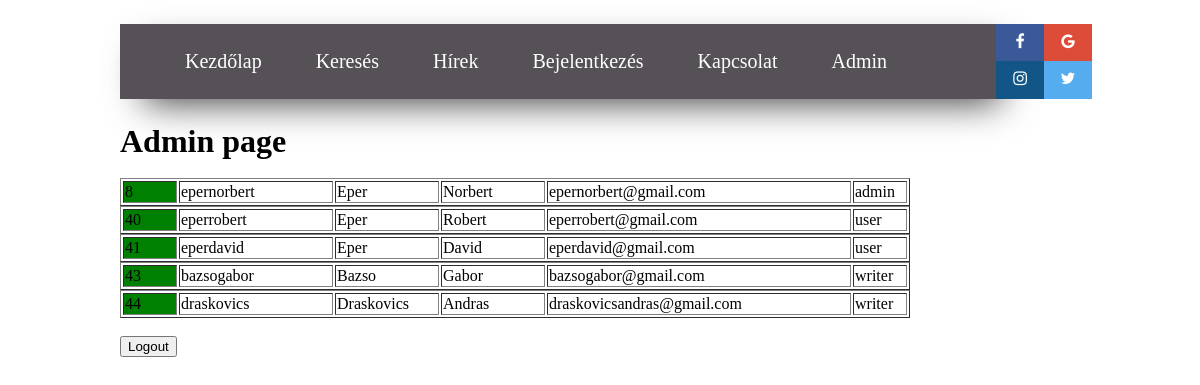
The page /admin/admin.php (signed in) on the database as committed earlier.
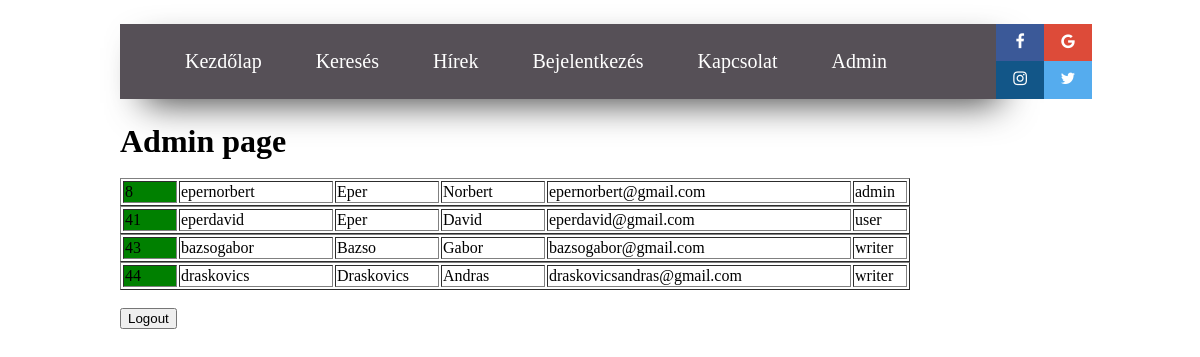
The same page on the database as committed later.
### tables this page shows
CREATE TABLE `users` (
  `user_id` int(11) NOT NULL,
  `user_uid` varchar(256) NOT NULL,
  `user_first` varchar(256) NOT NULL,
  `user_last` varchar(256) NOT NULL,
  `user_email` varchar(256) NOT NULL,
  `user_pwd` varchar(256) NOT NULL,
  `user_usertype` varchar(255) NOT NULL DEFAULT 'user'
);

### admin/admin.php (the view, shortened to what this page needs)
<!DOCTYPE html>
<html lang="en">
<head>
    <link type="text/css" rel="stylesheet" href="admin.css">
    <link rel="stylesheet" href="https://cdnjs.cloudflare.com/ajax/libs/font-awesome/4.7.0/css/font-awesome.min.css">
</head>
<body>
<div class="navbar">
    <ul class="navbar_ul">
        <li class="navbar_li"><a class="navbar_a" href="../index.php">Kezdőlap</a></li>
        <li class="navbar_li"><a class="navbar_a" href="#">Keresés</a></li>
        <li class="navbar_li"><a class="navbar_a" href="#">Hírek</a></li>
        <li class="navbar_li"><a class="navbar_a" href="../login.php">Bejelentkezés</a></li>
        <li class="navbar_li"><a class="navbar_a" href="#">Kapcsolat</a></li>
        <?php
        if(isset($_SESSION['u_id'])){
            echo '<li class="navbar_li"><a class="navbar_a" href="admin.php">Admin</a></li>';
        }
        ?>
    </ul>
</div>
<div  class="navbar_social">
    <a href="#" class="fa fa-facebook"></a>
    <a href="#" class="fa fa-google"></a><br>
    <a href="#" class="fa fa-instagram"></a>
    <a href="#" class="fa fa-twitter"></a>
</div><br>
<h1 style="margin: 0 10%">Admin page</h1><br>
<?php
include '../action.php';
    $sql = "SELECT * FROM users";
    $result = mysqli_query($conn, $sql);
    $resultcheck = mysqli_num_rows($result);
    if($resultcheck > 0){
        while($row = mysqli_fetch_assoc($result)){
            echo '<div style="margin: 0 10%">
                        <table border="1">
                        <tr>
                            <td width="50px" style="background-color: green;"><a style="color: black; text-decoration: none;" href=check_advertisement.php?user_id=' . $row['user_id'].'>'.$row['user_id'].'</a></td>
                            <td width="150px">'.$row['user_uid'].'</td>
                            <td width="100px">'.$row['user_first'].'</td>
                            <td width="100px">'.$row['user_last'].'</td>
                            <td width="300px">'.$row['user_email'].'</td>
                            <td width="50px">'.$row['user_usertype'].'</td>
                        </tr>
                       </table>
                 </div>';
        }
    }
?><br>
<form action="../includes/logout.inc.php" method="POST" style="margin: 0 10%">
    <button type="submit" name="submit">Logout</button>
</form>
</body>
</html>

Rows that differ between the two databases and show on the page:
removed users: user_id "40", user_uid "eperrobert", user_first "Eper", user_last "Robert", user_email "eperrobert@gmail.com", user_usertype "user"
